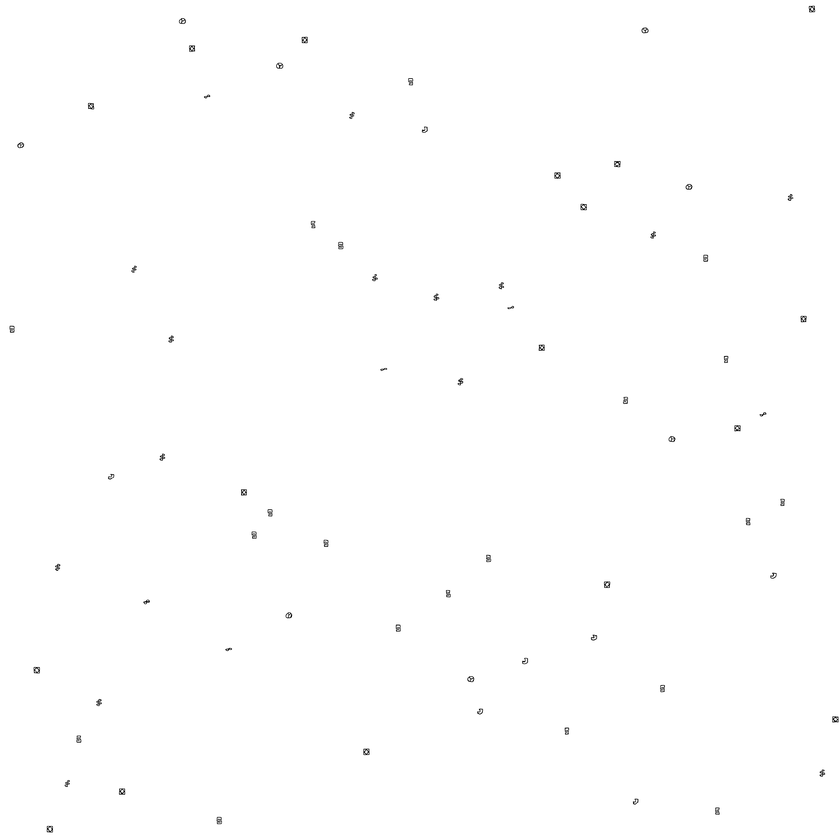
#> input picture X-masCTF 2019/Ancient Christmas/image.png, 840 x 840 px, shrunk from 6500 x 6500 before the run
$ python read_image.py
#> lines starting #> are read from the running program, lines starting #| are printed output that depends on the picture
#> further down, image is the input picture: shape (840, 840); min 0, max 255, mean 254.5
import numpy as np
def parseimage(image):
    p = [0,0,0,0,0,0]
    #labels=np.zeros(image.shape).astype('int')
    #label=1
    #maxx, maxy = image.shape[0], image.shape[1]
    start = []
    end = []
    first = 1
    labels = image<128
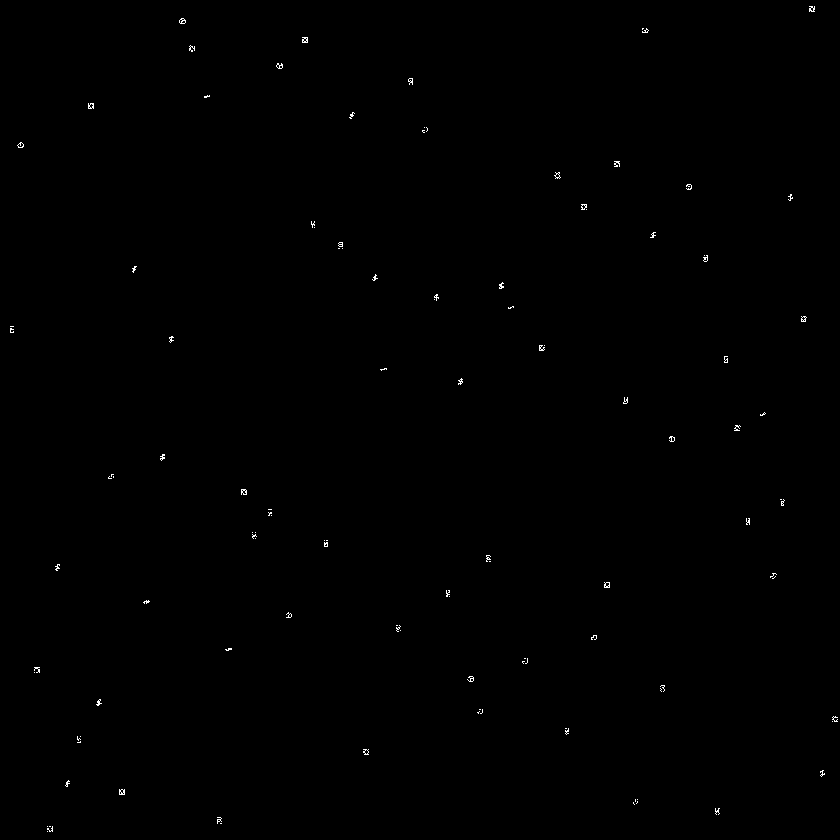
#> labels: shape (840, 840) bool; 0.18% white in thin lines or dots
    xmin = 0
    for i in range(labels.shape[0]):
        if (not first) and np.all(labels[i]==0):
            start.append((xmin, i-1))
            first = 1
        if first and not np.all(labels[i]==0):
            first = 0
            xmin = i
#> after the loop, first = 1; start = 77 pairs, first value 6 to 826, second value 11 to 831; xmin = 826
    for i in range(len(start)):
        row = labels[start[i][0]-2:start[i][1]+2]
        ymin = 0
        first = 1
        for j in range(row.shape[1]):
            if (not first) and np.all(row[:,j]==0):
                end.append((ymin, j-1))
                break
            if first and not np.all(row[:,j]==0):
                ymin = j
                first = 0
#> this loop made 77 passes
#> after the loop, end = 77 pairs, first value 10 to 832, second value 13 to 837
    '''xmin, xmax = image.shape[0], 0
    ymin, ymax = image.shape[1], 0
    for i in range(image.shape[0]):
        if (not first) and np.all(labels[i]==0):
            start.append((xmin, xmax))
            end.append((ymin, ymax))
            xmin, xmax = image.shape[0], 0
            ymin, ymax = image.shape[1], 0
            first = 1
        else:
            j = 0
            while j < image.shape[1]:
                if labels[i,j]:
                    if first:
                        first = 0
                    if i < xmin:
                        xmin = i
                    if i > xmax:
                        xmax = i
                    if j < ymin:
                        ymin = j
                    if j > ymax:
                        ymax = j
                j += 1
            queue=[]
            if image[i,j] < 128 and labels[i,j] == 0:
                queue.append((i,j))
                labels[i,j]=label
                xmin, ymin = i, j
                xmax, ymax = i ,j
                while len(queue):
                    i,j=queue.pop()
                    if i>0 and j>0 and image[i-1,j-1] < 128 and labels[i-1,j-1] == 0:
                        queue.append((i-1,j-1))
                        labels[i-1,j-1] = label
                    if i>0 and image[i-1,j] < 128 and labels[i-1,j] == 0:
                        queue.append((i-1,j))
                        labels[i-1,j] = label
                    if i>0 and j<maxy-1 and image[i-1,j+1] < 128 and labels[i-1,j+1] == 0:
                        queue.append((i-1,j+1))
                        labels[i-1,j+1] = label
                    if j>0 and image[i,j-1] < 128 and labels[i,j-1] == 0:
                        queue.append((i,j-1))
                        labels[i,j-1] = label
                    if j<maxy-1 and image[i,j+1] < 128 and labels[i,j+1] == 0:
                        queue.append((i,j+1))
                        labels[i,j+1] = label
                    if i<maxx-1 and j>0 and image[i+1,j-1] < 128 and labels[i+1,j-1] == 0:
                        queue.append((i+1,j-1))
                        labels[i+1,j-1] = label
                    if i<maxx-1 and image[i+1,j] < 128 and labels[i+1,j] == 0:
                        queue.append((i+1,j))
                        labels[i+1,j] = label
                    if i<maxx-1 and j<maxy-1 and image[i+1,j+1] < 128 and labels[i+1,j+1] == 0:
                        queue.append((i+1,j+1))
                        labels[i+1,j+1] = label
                    if i > xmax:
                        xmax = i
                    if j < ymin:
                        ymin = j
                    if j > ymax:
                        ymax = j
                label += 1
                start.append((xmin,xmax))
                end.append((ymin,ymax))
                i = xmax+1
                j = 0'''
    for i in range(len(start)):
        image2=labels[start[i][0]-2:start[i][1]+2, end[i][0]-2:end[i][1]+2]
        labels2=np.zeros(image2.shape).astype('int')
        label2 = 0
        linked={}
        for j in range(len(labels2)):
            for k in range(len(labels2[j])):
                neibor = []
                if j>0 and k>0 and image2[j-1][k-1] == image2[j][k]:
                    neibor.append(labels2[j-1][k-1])
                if j>0 and image2[j-1][k] == image2[j][k]:
                    neibor.append(labels2[j-1][k])
                if j>0 and k<len(labels2[j])-1 and image2[j-1][k+1] == image2[j][k]:
                    neibor.append(labels2[j-1][k+1])
                if k>0 and image2[j][k-1] == image2[j][k]:
                    neibor.append(labels2[j][k-1])
                if len(neibor):
                    labels2[j][k] = np.min(neibor)
                    L = labels2[j][k]
                    while linked[L] != L:
                        ne = linked[L]
                        linked[L] = linked[ne]
                        L = ne
                    yroot = L
                    for n in neibor:
                        while linked[n] != n:
                            nn = linked[n]
                            linked[n] = linked[nn]
                            n = nn
                        xroot = n
                        if xroot > yroot:
                            linked[yroot] = xroot
                        else:
                            linked[xroot] = yroot
                else:
                    labels2[j][k] = label2
                    linked[label2]=label2
                    label2 += 1
                #print(chr(labels2[j][k]+ord('0')),end='')
            #print('')
        #print(linked)
        holes = []
        ans = 0
        for j in range(len(labels2)):
            for k in range(len(labels2[j])):
                root = linked[labels2[j][k]]
                while linked[root] != root:
                    root = linked[root]
                labels2[j][k] = root
                if root not in holes:
                    ans += 1
                    holes.append(linked[labels2[j][k]])
                #print(chr(labels2[j][k]+ord('0')),end='')
            #print('')
        p[ans-2] += 1
#> this loop made 77 passes
#> after the loop, p = [49, 18, 6, 4, 0, 0]
    for i in range(len(p)):
        p[i] = str(p[i])
#> this loop made 6 passes
#> after the loop, p = ['49', '18', '6', '4', '0', '0']
    return ','.join(p)

import cv2
image = cv2.imread('./image.png',cv2.IMREAD_GRAYSCALE)
print(parseimage(image))
#| 49,18,6,4,0,0
